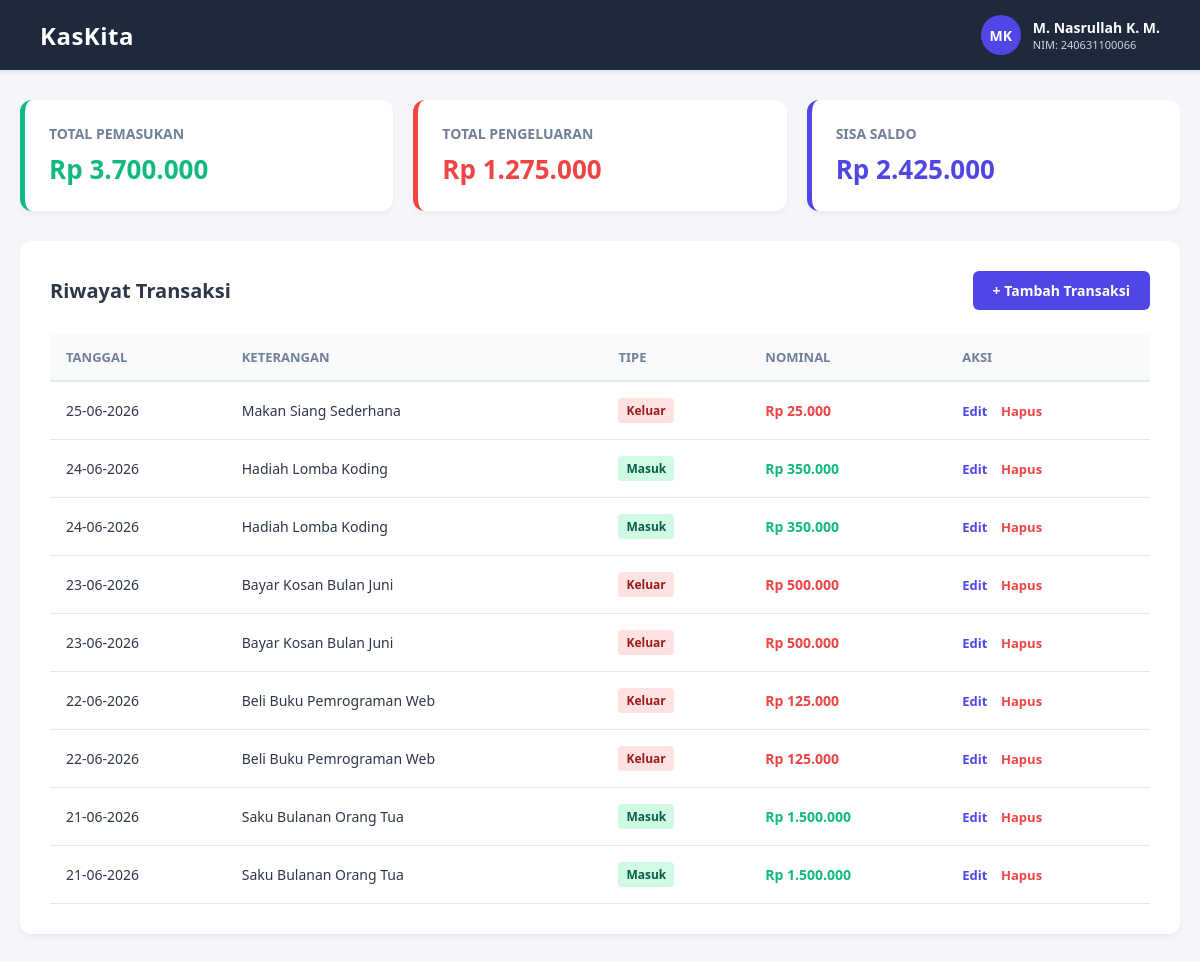
The page / on the database its author committed.
### tables this page shows
CREATE TABLE `keuangan` (
  `id` int(11) NOT NULL,
  `tanggal` date NOT NULL,
  `keterangan` varchar(255) NOT NULL,
  `tipe` enum('masuk','keluar') NOT NULL,
  `nominal` decimal(10,2) NOT NULL
);

### koneksi.php (called while the page is built, shortened)
<?php
function formatRupiah($angka) {
    return "Rp " . number_format($angka, 0, ',', '.');
}
?>

### index.php (the view, shortened to what this page needs)
<?php
include 'koneksi.php';
$query = "SELECT * FROM keuangan ORDER BY tanggal DESC, id DESC";
$result = mysqli_query($koneksi, $query);
$total_masuk = 0;
$total_keluar = 0;
?>
<!DOCTYPE html>
<html lang="id">
<head>
    <link rel="stylesheet" href="css/style.css">
</head>
<body>
    <nav class="navbar">
        <div class="nav-brand">KasKita</div>
        <div class="user-profile">
            <span class="user-avatar">MK</span>
            <div class="user-info">
                <span class="user-name">M. Nasrullah K. M.</span>
                <span class="user-nim">NIM: 240631100066</span>
            </div>
        </div>
    </nav>
    <div class="container">
        <div class="dashboard-grid">
            <?php
            $hitung_query = mysqli_query($koneksi, "SELECT tipe, nominal FROM keuangan");
            while($row_hitung = mysqli_fetch_assoc($hitung_query)) {
                if($row_hitung['tipe'] == 'masuk') {
                    $total_masuk += $row_hitung['nominal'];
                } else {
                    $total_keluar += $row_hitung['nominal'];
                }
            }
            $saldo_akhir = $total_masuk - $total_keluar;
            ?>
            <div class="card card-masuk">
                <h3>Total Pemasukan</h3>
                <p><?php echo formatRupiah($total_masuk); ?></p>
            </div>
            <div class="card card-keluar">
                <h3>Total Pengeluaran</h3>
                <p><?php echo formatRupiah($total_keluar); ?></p>
            </div>
            <div class="card card-saldo <?php echo ($saldo_akhir >= 0) ? 'positif' : 'negatif'; ?>">
                <h3>Sisa Saldo</h3>
                <p><?php echo formatRupiah($saldo_akhir); ?></p>
            </div>
        </div>
        <div class="content-box">
            <div class="content-header">
                <h2>Riwayat Transaksi</h2>
                <a href="tambah.php" class="btn btn-primary">+ Tambah Transaksi</a>
            </div>
            <table class="data-table">
                <thead>
                    <tr>
                        <th>Tanggal</th>
                        <th>Keterangan</th>
                        <th>Tipe</th>
                        <th>Nominal</th>
                        <th>Aksi</th>
                    </tr>
                </thead>
                <tbody>
                    <?php if(mysqli_num_rows($result) > 0): ?>
                        <?php while($row = mysqli_fetch_assoc($result)): ?>
                            <tr>
                                <td><?php echo date('d-m-Y', strtotime($row['tanggal'])); ?></td>
                                <td><?php echo $row['keterangan']; ?></td>
                                <td>
                                    <span class="badge badge-<?php echo $row['tipe']; ?>">
                                        <?php echo ucfirst($row['tipe']); ?>
                                    </span>
                                </td>
                                <td class="text-<?php echo $row['tipe']; ?>">
                                    <?php echo formatRupiah($row['nominal']); ?>
                                </td>
                                <td>
                                    <a href="edit.php?id=<?php echo $row['id']; ?>" class="btn-action btn-edit">Edit</a>
                                    <a href="hapus.php?id=<?php echo $row['id']; ?>" class="btn-action btn-hapus" onclick="return confirm('Yakin ingin menghapus data ini bre?')">Hapus</a>
                                </td>
                            </tr>
                        <?php endwhile; ?>
                    <?php else: ?>
                        <tr>
                            <td colspan="5" style="text-align: center; padding: 20px; color: #888;">Belum ada catatan keuangan.</td>
                        </tr>
                    <?php endif; ?>
                </tbody>
            </table>
        </div>
    </div>
</body>
</html>

### css/style.css (style rules this page uses)
:root { --bg-main: #f4f6f9; --bg-white: #ffffff; --text-main: #2d3748; --text-muted: #718096; --primary: #4f46e5; --primary-hover: #4338ca; --masuk: #10b981; --keluar: #ef4444; --border: #e2e8f0; }
* { margin: 0; padding: 0; box-sizing: border-box; font-family: 'Segoe UI', Tahoma, Geneva, Verdana, sans-serif; }
body { background-color: var(--bg-main); color: var(--text-main); }
.navbar { background-color: #1e293b; color: #ffffff; display: flex; justify-content: space-between; align-items: center; padding: 15px 40px; box-shadow: 0 2px 4px rgba(0,0,0,0.1); }
.nav-brand { font-size: 24px; font-weight: 700; letter-spacing: 0.5px; }
.user-profile { display: flex; align-items: center; gap: 12px; }
.user-avatar { background-color: var(--primary); width: 40px; height: 40px; border-radius: 50%; display: flex; align-items: center; justify-content: center; font-weight: 600; font-size: 14px; }
.user-info { display: flex; flex-direction: column; }
.user-name { font-size: 14px; font-weight: 600; }
.user-nim { font-size: 11px; color: #cbd5e1; }
.container { max-width: 1200px; margin: 30px auto; padding: 0 20px; }
.dashboard-grid { display: grid; grid-template-columns: repeat(auto-fit, minmax(300px, 1fr)); gap: 20px; margin-bottom: 30px; }
.card { background-color: var(--bg-white); padding: 24px; border-radius: 12px; box-shadow: 0 4px 6px -1px rgba(0, 0, 0, 0.05); border-left: 5px solid #cbd5e1; }
.card h3 { font-size: 14px; color: var(--text-muted); text-transform: uppercase; margin-bottom: 8px; }
.card p { font-size: 26px; font-weight: 700; }
.card-masuk { border-left-color: var(--masuk); }
.card-masuk p { color: var(--masuk); }
.card-keluar { border-left-color: var(--keluar); }
.card-keluar p { color: var(--keluar); }
.card-saldo.positif { border-left-color: var(--primary); }
.card-saldo.positif p { color: var(--primary); }
.content-box { background-color: var(--bg-white); border-radius: 12px; padding: 30px; box-shadow: 0 4px 6px -1px rgba(0, 0, 0, 0.05); }
.content-header { display: flex; justify-content: space-between; align-items: center; margin-bottom: 24px; flex-wrap: wrap; gap: 15px; }
.content-header h2 { font-size: 20px; font-weight: 600; }
.btn { display: inline-block; padding: 10px 20px; border-radius: 6px; font-weight: 600; text-decoration: none; font-size: 14px; cursor: pointer; transition: all 0.2s; border: none; }
.btn-primary { background-color: var(--primary); color: #fff; }
.data-table { width: 100%; border-collapse: collapse; margin-top: 10px; }
.data-table th { background-color: #f8fafc; color: var(--text-muted); text-align: left; padding: 14px 16px; font-size: 13px; font-weight: 600; text-transform: uppercase; border-bottom: 2px solid var(--border); }
.data-table td { padding: 16px; font-size: 14px; border-bottom: 1px solid var(--border); }
.text-masuk { color: var(--masuk); font-weight: 600; }
.text-keluar { color: var(--keluar); font-weight: 600; }
.badge { display: inline-block; padding: 4px 8px; border-radius: 4px; font-size: 12px; font-weight: 600; }
.badge-masuk { background-color: #d1fae5; color: #065f46; }
.badge-keluar { background-color: #fee2e2; color: #991b1b; }
.btn-action { text-decoration: none; font-size: 13px; font-weight: 600; margin-right: 10px; }
.btn-edit { color: var(--primary); }
.btn-hapus { color: var(--keluar); }

### rows shown on the page
keuangan: tanggal "25-06-2026", keterangan "Makan Siang Sederhana", tipe "Keluar", nominal "Rp 25.000"
keuangan: tanggal "24-06-2026", keterangan "Hadiah Lomba Koding", tipe "Masuk", nominal "Rp 350.000"
keuangan: tanggal "24-06-2026", keterangan "Hadiah Lomba Koding", tipe "Masuk", nominal "Rp 350.000"
keuangan: tanggal "23-06-2026", keterangan "Bayar Kosan Bulan Juni", tipe "Keluar", nominal "Rp 500.000"
keuangan: tanggal "23-06-2026", keterangan "Bayar Kosan Bulan Juni", tipe "Keluar", nominal "Rp 500.000"
keuangan: tanggal "22-06-2026", keterangan "Beli Buku Pemrograman Web", tipe "Keluar", nominal "Rp 125.000"
keuangan: tanggal "22-06-2026", keterangan "Beli Buku Pemrograman Web", tipe "Keluar", nominal "Rp 125.000"
keuangan: tanggal "21-06-2026", keterangan "Saku Bulanan Orang Tua", tipe "Masuk", nominal "Rp 1.500.000"
keuangan: tanggal "21-06-2026", keterangan "Saku Bulanan Orang Tua", tipe "Masuk", nominal "Rp 1.500.000"

### other values the page prints
formatRupiah($total_masuk) "Rp 3.700.000"
formatRupiah($total_keluar) "Rp 1.275.000"
formatRupiah($saldo_akhir) "Rp 2.425.000"
